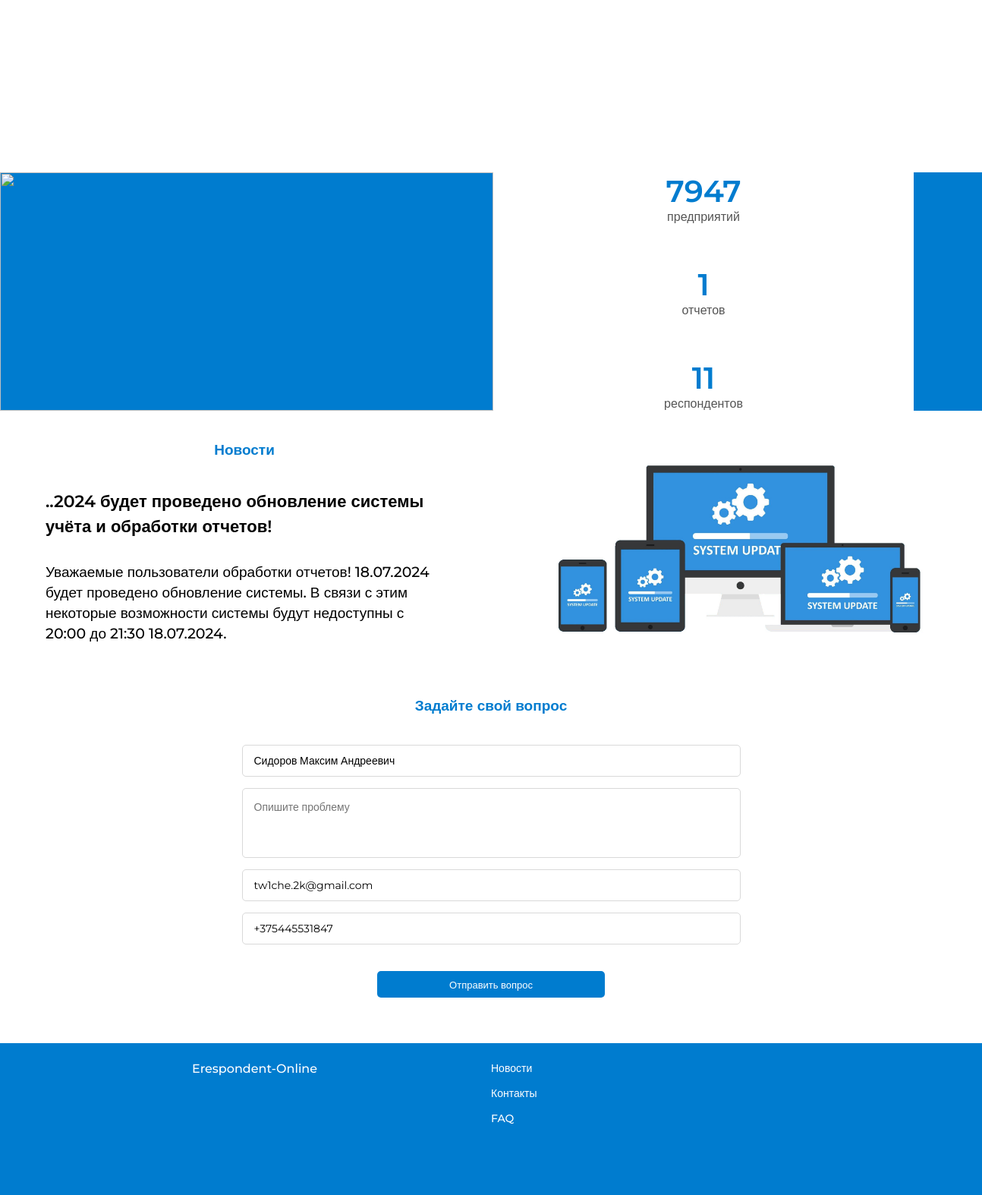
The page / (signed in, lower part) on the database as committed earlier.
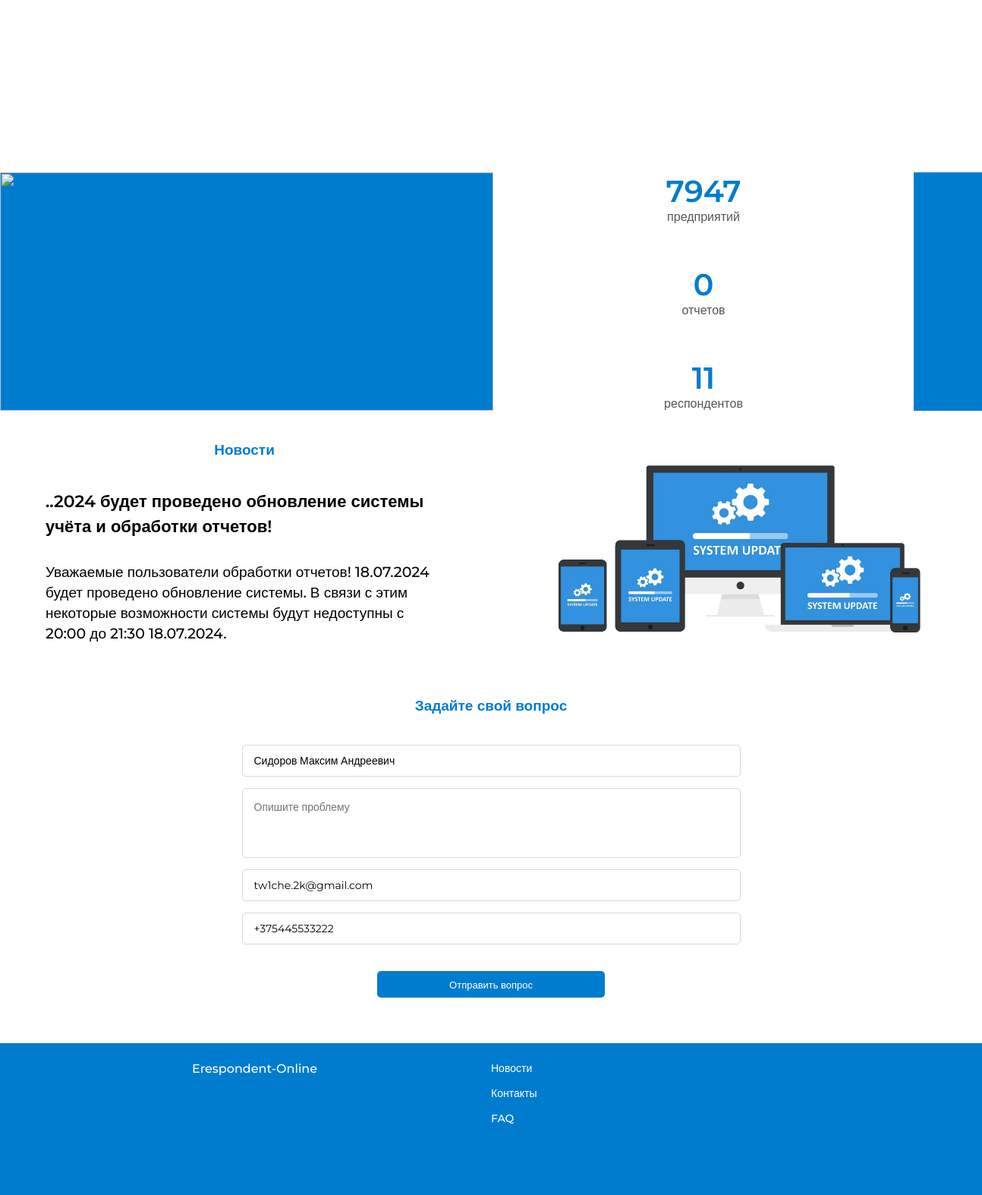
The same page on the database as committed later.
### website/models.py (models this page shows, shortened)
class User(db.Model, UserMixin):
    __tablename__ = 'user'
    id = db.Column(db.Integer, primary_key=True)
    type = db.Column(db.String(13), default='Респондент')
    email = db.Column(db.String(50), unique=True)
    fio = db.Column(db.String(30))
    telephone = db.Column(db.String(20))
    password = db.Column(db.String(50))
    last_active = db.Column(db.DateTime, nullable=False, default=datetime.now())
    organization_id = db.Column(db.Integer(), db.ForeignKey('organization.id'))
    reports = db.relationship('Report', backref='user', lazy=True, cascade="all, delete-orphan")
    organization = db.relationship('Organization', backref=backref('users', lazy=True, single_parent=True))

### website/views.py (the view)
@views.route('/')
def beginPage():
    user_data = User.query.count()
    organization_data = Organization.query.count()
    report_data = Report.query.count()
    latest_news = News.query.order_by(desc(News.id)).first()
    return render_template('beginPage.html',
                           latest_news=latest_news,
                           user=current_user,
                           user_data = user_data,
                           organization_data = organization_data,
                           report_data = report_data
                           )

### website/templates/beginPage.html (shortened to what this page needs)
{% extends "base.html" %}
{% block content %}
<div class="blurred-background"></div>
<div class="hellow_row">
    <div class= "hellow_row_left">
    </div>
    <div class= "hellow_row_right">
    </div>
</div>
<div class="statistics-row">
    <div class = "statistics-row-left">
        <img src="{{ url_for('static', filename='img/stats.jpg')}}" alt="">
    </div>
    <div class = "statistics-row-right">
        <div class="item_stat">
            <div class = "stat_count">{{organization_data}}</div>
            <a class = "stat_name">предприятий</a>
        </div>
        <div class="item_stat">
            <div class = "stat_count">{{report_data}}</div>
            <a class = "stat_name">отчетов</a>
        </div>
        <div class="item_stat">
            <div class = "stat_count">{{user_data}}</div>
            <a class = "stat_name">респондентов</a>
        </div>
    </div>
</div>
<div class="news-row" id = "news_row">
    <div class = "news-row-left">
        <div class="item_news">
            <a class = "news_name">Новости</a>
            <p class = "first_p">{{latest_news.title}}</p>
            <p class = "second_p">{{latest_news.text}}</p>
        </div>
    </div>
    <div class = "news-row-right">
        <img src="{{ url_for('static', filename='img/news/' + latest_news.img_name) }}" alt="">
    </div>
</div>
{%if current_user.is_authenticated and current_user.fio and current_user.telephone%}
    <div class="askquestion-row">
        <div class="askquestion_form">
            <div class="news_name">Задайте свой вопрос</div>
            <form action="/sent_for_admin" method="POST">
                <input type="text" name="fio" value = "{{current_user.fio}}" readonly>
                <textarea type="text" name="text" placeholder="Опишите проблему" value = "" required></textarea>
                <input type="text" name="email" value = "{{current_user.email}}" readonly>
                <input type="text" name="phone" value = "{{current_user.telephone}}" readonly>
                <button type = "submit" class="blue_button">Отправить вопрос</button>
            </form>
        </div>
    </div>
{%endif%}
{% endblock %}

Rows that differ between the two databases and show on the page:
changed User "Сидоров Максим Андреевич": phone "+375445531847" → "+375445533222"
Other text that changed with them:
{{ report_data }}: "1" → "0"
